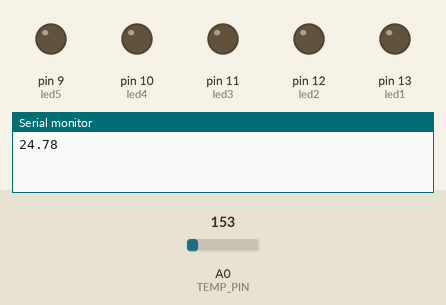
The sketch below on a simulated Arduino Uno, built with avr-gcc and run on an emulated ATmega328P. On the bench: output pins drawn as LEDs (lit = HIGH), the last lines printed to the serial monitor. The inputs (shaded band) are chosen by the test bench; at power-on: A0 (TEMP_PIN) = 153.

Above: at 1.8 s.
1.9 s: A0 (TEMP_PIN) set to 135
At 3.0 s:
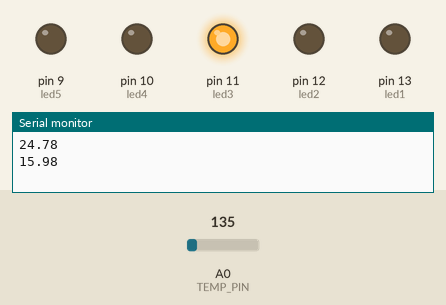
3.5 s: A0 (TEMP_PIN) set to 191
At 4.5 s:
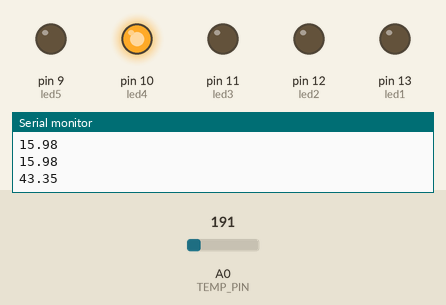
5.5 s: A0 (TEMP_PIN) set to 166
At 7.2 s:
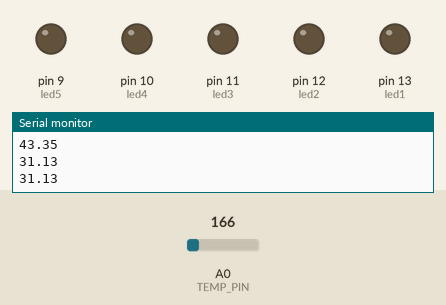
7.5 s: A0 (TEMP_PIN) set to 133
At 8.7 s:
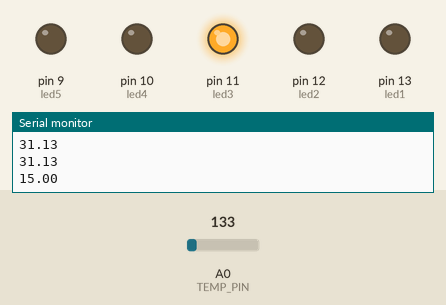
Timing chart, 0 to 10.5 s (numbered marks = the images above; inputs shaded):
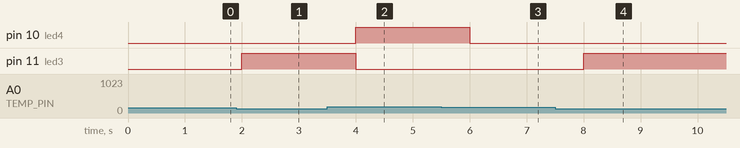

Measured:
- the behaviour switches between 144 and 143 on A0 (TEMP_PIN) (found by bisection; images 0 and 1)
- the behaviour switches between 185 and 184 on A0 (TEMP_PIN) (found by bisection; images 2 and 3)
- after the input at 1.9 s, pin 11 (led3): LOW → HIGH after 0.10 s
- after the input at 3.5 s, pin 10 (led4): LOW → HIGH after 0.50 s; pin 11 (led3): HIGH → LOW after 0.50 s
- after the input at 5.5 s, pin 10 (led4): HIGH → LOW after 0.50 s
- after the input at 7.5 s, pin 11 (led3): LOW → HIGH after 0.50 s

The sketch:

ex1.ino
```cpp
// (C) __Mariia Zabolotnia, Joel Celén, Ionel Pop, group: 8__ (2024)
// Work package 4
// Exercise 1
// Submission code:  (provided by your TA-s)

// AVR Timer CTC Interrupts Calculator
// v. 8
// http://www.arduinoslovakia.eu/application/timer-calculator
// Microcontroller: ATmega328P
// Created: 2024-02-19T16:05:14.133Z

// assign led pin values
int led1 = 13; // led1 is connected to pin 13
int led2 = 12; // led2 is connected to pin 12
int led3 = 11; // led3 is connected to pin 11
int led4 = 10; // led4 is connected to pin 10
int led5 = 9;  // led5 is connected to pin 9

// pin A0 is connected to the temperature sensor
int TEMP_PIN = A0;

// function to be executed at the beginning of the program
void setup()
{
    pinMode(led1, OUTPUT);    // configure led1 as an OUTPUT pin
    pinMode(led2, OUTPUT);    // configure led1 as an OUTPUT pin
    pinMode(led3, OUTPUT);    // configure led1 as an OUTPUT pin
    pinMode(led4, OUTPUT);    // configure led1 as an OUTPUT pin
    pinMode(led5, OUTPUT);    // configure led1 as an OUTPUT pin
    pinMode(TEMP_PIN, INPUT); // configure led1 as an OUTPUT pin
    setupTimer1();            // initialize setip timer function
    Serial.begin(9600);       // initialize serial communication
}

// loop function empty since main functionality is in ISR
void loop()
{
}

// setupTimer2 function, source code from:
// http://www.arduinoslovakia.eu/application/timer-calculator
// code defined in the function scope is our original work
ISR(TIMER1_COMPA_vect)
{
    digitalWrite(led1, LOW); // set led1 to LOW, meaning off
    digitalWrite(led2, LOW); // set led2 to LOW, meaning off
    digitalWrite(led3, LOW); // set led3 to LOW, meaning off
    digitalWrite(led4, LOW); // set led4 to LOW, meaning off
    digitalWrite(led5, LOW); // set led5 to LOW, meaning off

    // process temperature input
    // read info from temp_pin
    int temperature = analogRead(TEMP_PIN);
    // convert to the voltage according to the formula
    double voltage = temperature * (5.0 / 1023.0);
    // get the temperature value based on voltage
    double temp = (voltage - 0.5) * 100;
    // print temperature
    Serial.println(temp);

    // assign the LEDs certain ranges and light up them is the temperature is in the led range
    // for led 1 range is -41 to -20
    if (temp > -41 && temp < -20)
    {
        digitalWrite(led1, HIGH);
    }
    // for led 2 range is -20 to 0
    if (temp > -20 && temp < 0)
    {
        digitalWrite(led2, HIGH);
    }
    // for led 3 range is 0 to 20
    if (temp > 0 && temp < 20)
    {
        digitalWrite(led3, HIGH);
    }
    // for led 4 range is 40 to 80
    if (temp > 40 && temp < 80)
    {
        digitalWrite(led4, HIGH);
    }
    // for led 5 range is 80 to 125
    if (temp > 80 && temp <= 125)
    {
        digitalWrite(led5, HIGH);
    }
}

// setupTimer1 function, source code from:
// http://www.arduinoslovakia.eu/application/timer-calculator
void setupTimer1()
{
    // start the function
    noInterrupts();
    // Clear registers
    TCCR1A = 0; // Clear register
    TCCR1B = 0; // Clear register
    TCNT1 = 0;  // Clear register

    // 1 Hz (16000000/((15624+1)*1024))
    OCR1A = 15624;
    // CTC
    TCCR1B |= (1 << WGM12);
    // Prescaler 1024
    TCCR1B |= (1 << CS12) | (1 << CS10);
    // Output Compare Match A Interrupt Enable
    TIMSK1 |= (1 << OCIE1A);
    // call the main function interrupts
    interrupts();
}
```

practice.c
```cpp
// Include section
#include <stdio.h>
#include <stdlib.h>
#include <string.h>
#include <ctype.h>

// practice pointers to understand them better

double getAverage(int *arr, int size);
void modifyValue(int *ptr);

int main(void)
{
    int arr[] = {2, 3, 4, 9};
    double result = getAverage(arr, 4);
    printf("Result is: %f\n", result);

    int a = 5;
    printf("A is %d\n", a);
    modifyValue(&a);
    printf("A is incremented! %d\n", a);

    int test[5] = {1, 2, 3, 4, 5};
    int *ptrArr = test; // Array name gives the base address

    int element = *(ptrArr + 2); // Access the third element (index 2)
    printf("element: %i\n", *ptrArr);
    return 0;
}

// passing pointers to function
double getAverage(int *arr, int size)
{
    // printf("arr: %d", arr);
    int sum = 0;
    for (int i = 0; i < size; i++)
    {
        sum = sum + arr[i];
    }
    return sum / size;
}

// passing pointer to function
void modifyValue(int *ptr)
{
    (*ptr)++;
}
```
